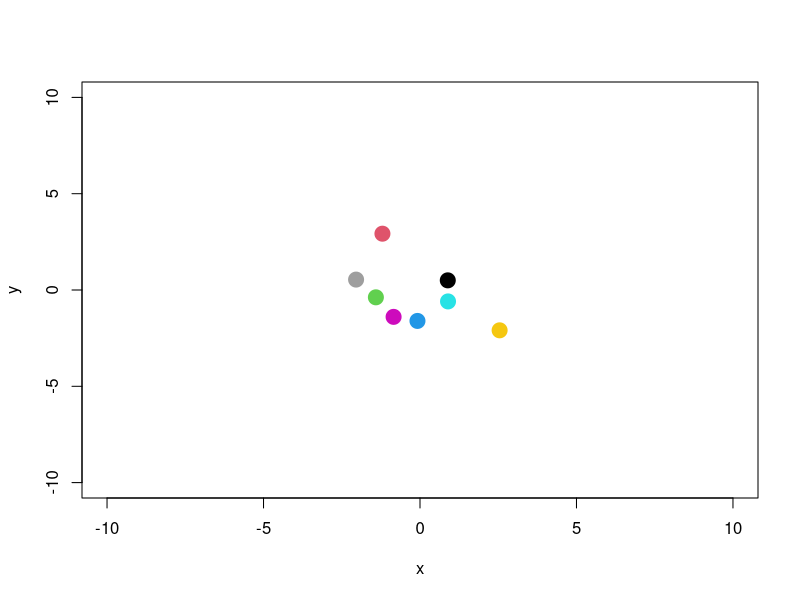
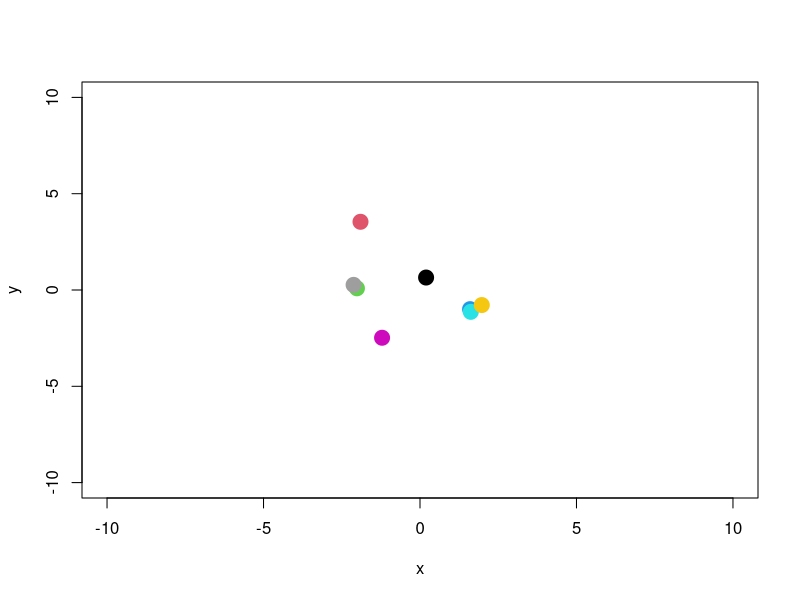
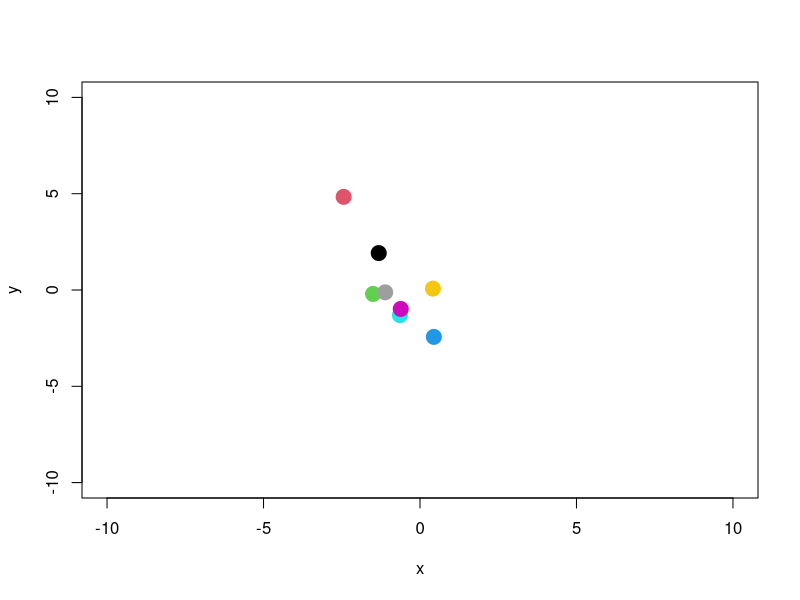
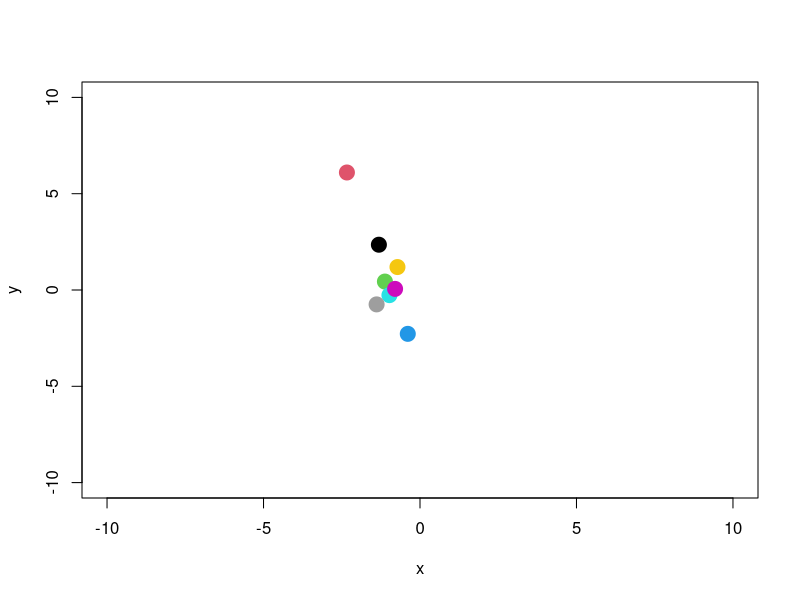
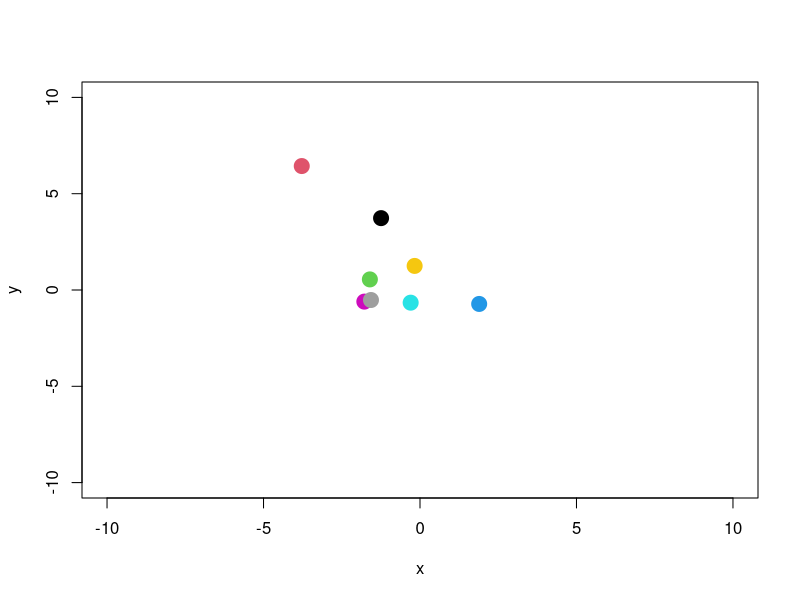
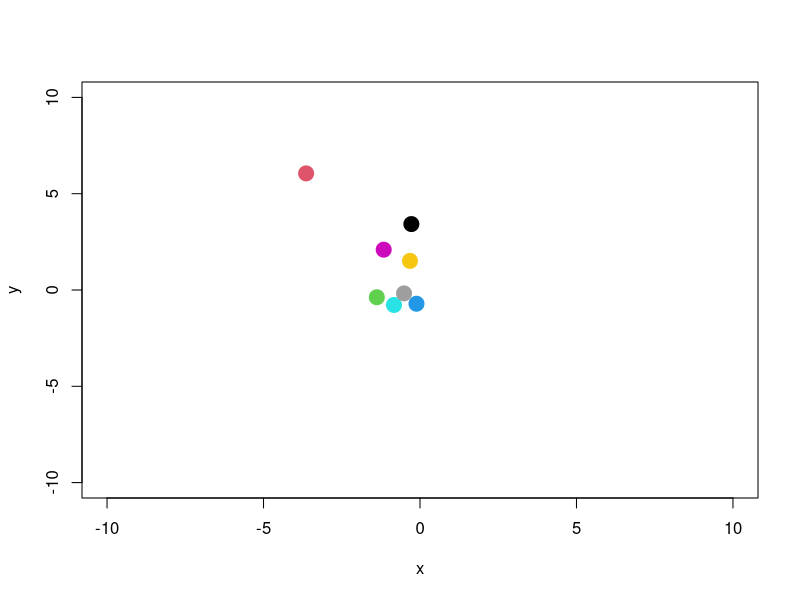
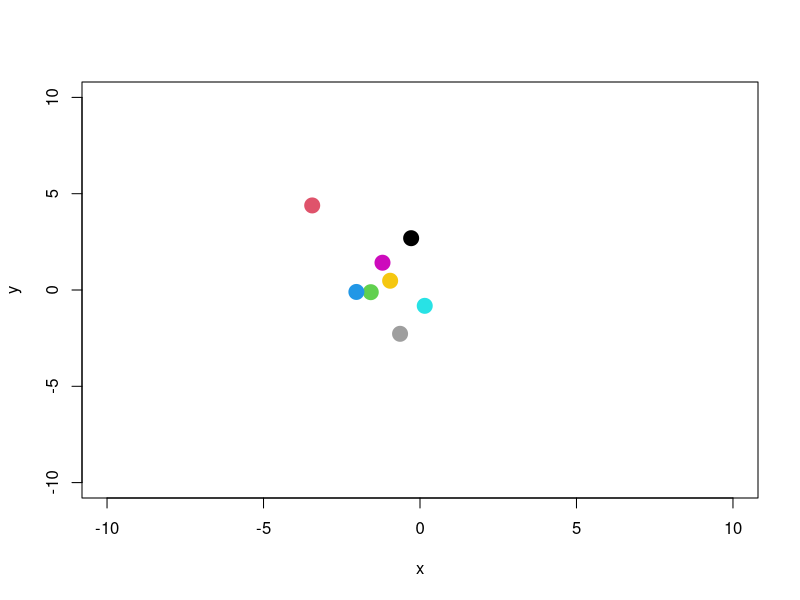
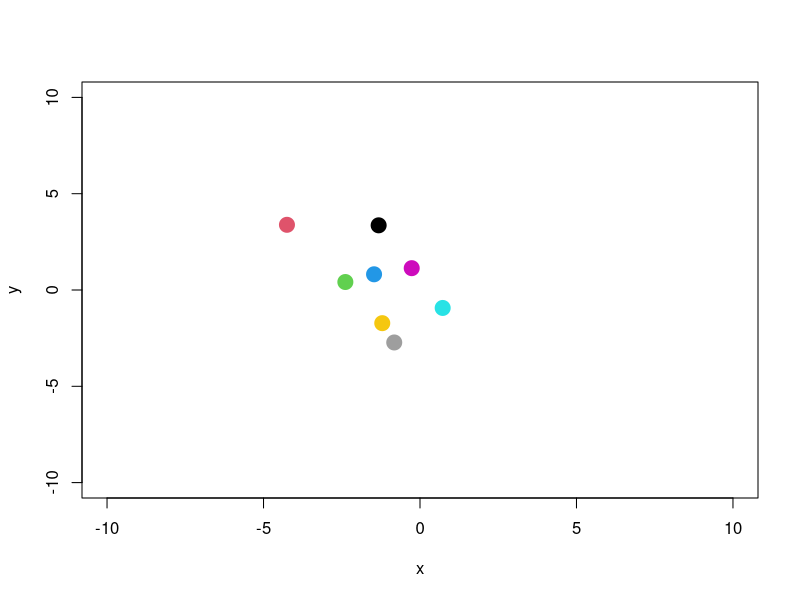

Recreate these plots in R, in order.
## ---- chunk 1
#| label: setup
library(knitr)
opts_knit$set(animation.fun = hook_scianimator)
## ---- chunk 2
#| label: test
#| fig.show: animate
#| interval: 0.1
n = length(palette())
x = rnorm(n); y = rnorm(n)
for (i in 1:20) {
  x = x + rnorm(n); y = y + rnorm(n)
  plot(x, y, xlim=c(-10, 10), ylim=c(-10,10), pch=19, col=1:n, cex=2)
}
